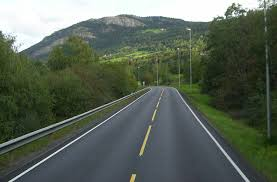
#> input picture data/road.jpg, 277 x 182 px
$ python lane_detection.py
#> lines starting #> are read from the running program, lines starting #| are printed output that depends on the picture; after the words box and inside, x2 and y2 are one past the last pixel; in counts of white or black regions, pixels touching at a corner belong together
#> further down, img is the input picture: shape (182, 277, 3); mean B, G, R 87.2, 99.7, 89.4
import os
import cv2
import numpy as np

def detect_lanes(img_bgr):
    gray = cv2.cvtColor(img_bgr, cv2.COLOR_BGR2GRAY)
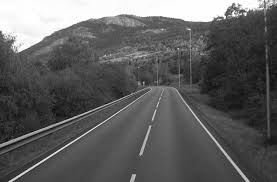
#> gray: shape (182, 277); min 3, max 255, mean 95.2
    blur = cv2.GaussianBlur(gray, (5, 5), 0)
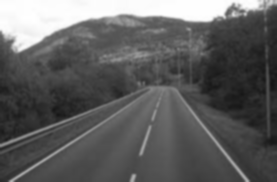
#> blur: shape (182, 277); min 21, max 255, mean 95.2
    edges = cv2.Canny(blur, 50, 150)
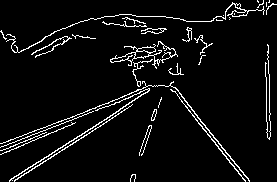
#> edges: shape (182, 277); 5.7% white in thin lines or dots

    lines = cv2.HoughLinesP(
        edges, 1, np.pi/180, threshold=50,
        minLineLength=40, maxLineGap=100
    )
#> lines = 16 rows, first 6: [9, 181, 266, 14], [1, 146, 161, 85], [116, 15, 249, 180], [122, 25, 242, 178], [34, 131, 180, 72], [14, 181, 200, 60]

    out = img_bgr.copy()
    if lines is not None:
        for x1, y1, x2, y2 in lines[:, 0]:
            cv2.line(out, (x1, y1), (x2, y2), (0, 255, 0), 2)
#> this loop made 16 passes
#> (x1, y1, x2, y2) on passes 1 to 12: (9, 181, 266, 14), (1, 146, 161, 85), (116, 15, 249, 180), (122, 25, 242, 178), (34, 131, 180, 72), (14, 181, 200, 60), (0, 154, 173, 81), (267, 8, 270, 136), (28, 172, 162, 85), (123, 14, 243, 179), (134, 180, 175, 52), (266, 132, 266, 2)
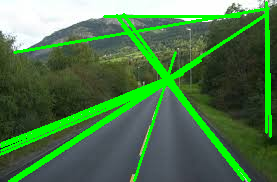
#> out: shape (182, 277, 3); 13.52% of pixels changed, all inside (x1, y1, x2, y2) = (0, 1, 272, 182)

    return out, edges

if __name__ == "__main__":
    # 确保输出目录存在
    os.makedirs("outputs", exist_ok=True)

    img = cv2.imread("data/road.jpg")
    if img is None:
        raise FileNotFoundError("请先上传一张测试图到 data/road.jpg")

    lanes_img, edges = detect_lanes(img)
    cv2.imwrite("outputs/edges.jpg", edges)
    cv2.imwrite("outputs/lanes.jpg", lanes_img)
    print("✅ 结果已保存到 outputs/edges.jpg 和 outputs/lanes.jpg")
